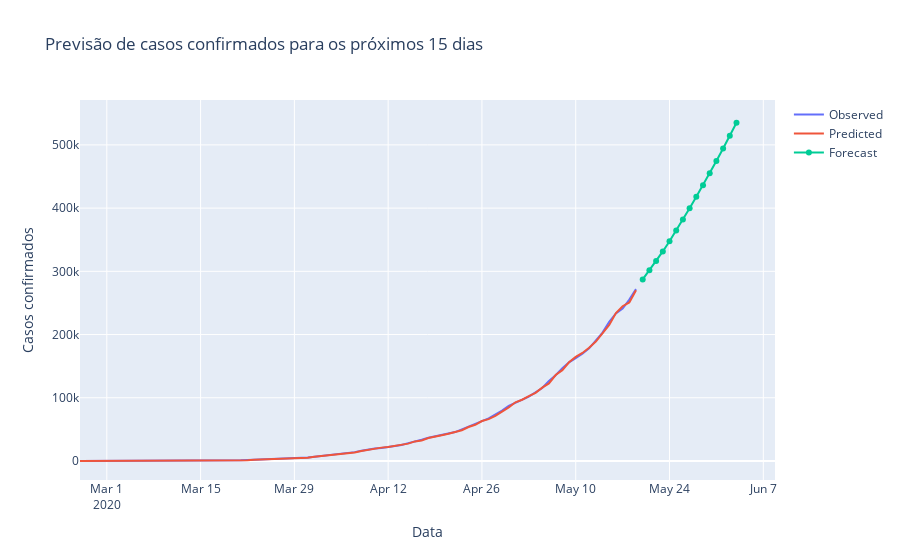

The notebook cell this image was saved under:
### Code cell
fig = go.Figure(go.Scatter(
    x=confirmados.index, y=confirmados, name='Observed'
))

fig.add_trace(go.Scatter(x=confirmados.index, y = modelo.predict_in_sample(), name='Predicted'))

fig.add_trace(go.Scatter(x=pd.date_range('2020-05-20', '2020-06-05'), y=modelo.predict(15), name='Forecast'))

fig.update_layout(title='Previsão de casos confirmados para os próximos 15 dias',
                 yaxis_title='Casos confirmados', xaxis_title='Data')
fig.show()
